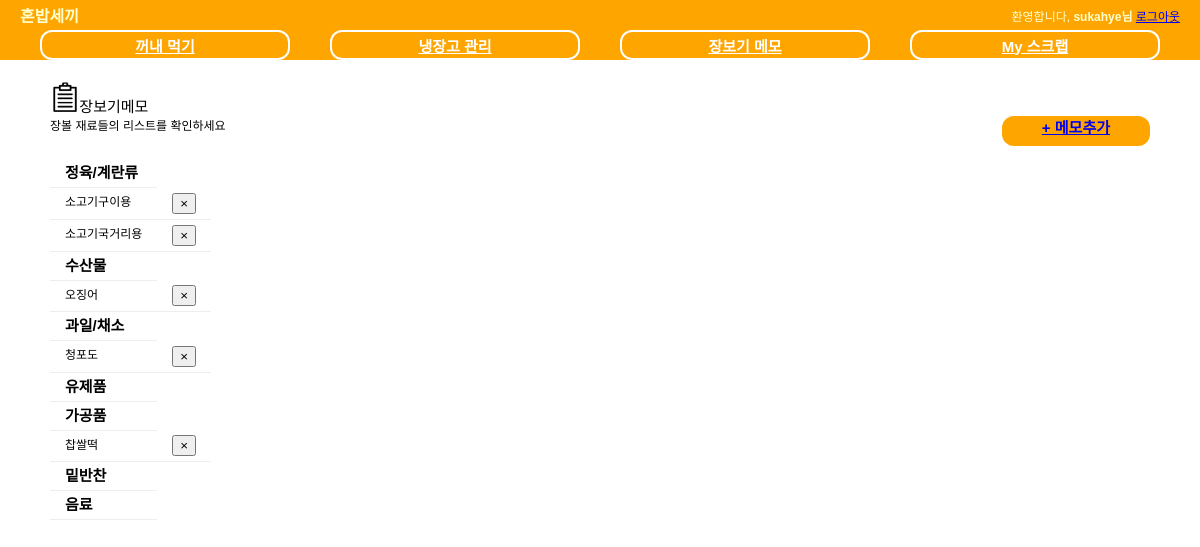
The page /fridge/shopping/ (signed in) on the database its author committed.
### fridge/models.py (models this page shows, shortened)
class ShoppingItem(models.Model):
    owner = models.ForeignKey(User, null=True)
    iteminfo = models.ForeignKey(Ingredient, null=True)
    @staticmethod
    def get_shopping_item(owner):
        user_shopping_list = ShoppingItem.objects.filter(owner=owner)
        shopping_list = {}
        shopping_list['meat'] = user_shopping_list.filter(iteminfo__type=1)
        shopping_list['seafood'] = user_shopping_list.filter(iteminfo__type=2)
        shopping_list['fruit'] = user_shopping_list.filter(iteminfo__type=3)
        shopping_list['grain'] = user_shopping_list.filter(iteminfo__type=4)
        shopping_list['milk'] = user_shopping_list.filter(iteminfo__type=5)
        shopping_list['made'] = user_shopping_list.filter(iteminfo__type=6)
        shopping_list['side'] = user_shopping_list.filter(iteminfo__type=7)
        shopping_list['drink'] = user_shopping_list.filter(iteminfo__type=8)
        return shopping_list

class Ingredient(models.Model):
    ingredientName = models.CharField(max_length=50)
    type = models.IntegerField(default=0)
    category = models.IntegerField(default=0)
    storageMethod = models.IntegerField(default=0)
    unit = models.CharField(max_length=100)
    defaultValue = models.IntegerField(default=0)
    ingredientCode = models.IntegerField(default=0)
    def __str__(self):
        return self.ingredientName

### fridge/views.py (the view, shortened to what this page needs)
# urls.py: url(r'^(?P<pk>[0-9]+)/delete/$', ShoppingList.as_view(), name="delete"),
class ShoppingList(View):
    def get(self, request):
        template_name = 'fridge/shopping_memo.html'
        owner = request.user
        shopping_list = ShoppingItem.get_shopping_item(owner)
        return render(request, template_name, {'meat': shopping_list['meat'],
                                               'seafood': shopping_list['seafood'],
                                               'fruit': shopping_list['fruit'],
                                               'grain': shopping_list['grain'],
                                               'milk': shopping_list['milk'],
                                               'made': shopping_list['made'],
                                               'side': shopping_list['side'],
                                               'drink': shopping_list['drink'],
                                               })

### fridge/templates/fridge/shopping_memo.html (shortened to what this page needs)
{% extends "base.html" %}
{% load staticfiles %}
{% block extrastyle %}{% static "fridge/shopping_memo.css" %}{% endblock %}
{% block content %}
<div id="content">
    <p>
        <span style="font-size:15px;"><img src="{% static 'img/memo.png' %}" style="height:30px;">장보기메모<br></span>
        <span>장볼 재료들의 리스트를 확인하세요</span>
        <span id="addmemo"><a href="{% url 'fridge:adding_shopping' %}">&#43 메모추가</a></span>
    </p>
    <table>
        <tbody>
        <tr class="type"><td>정육/계란류</td></tr>
        <br>
        {% for a in meat %}
            <tr>
                <td>{{ a.iteminfo }}</td>
                <td><form method="POST" action="{% url 'fridge:delete' a.id %}">{% csrf_token %}<input type="submit" value="&times"></form></td>
            </tr>
        {% endfor %}
        <tr class="type"><td>수산물</td></tr>
       {% for a in seafood %}
            <tr>
                <td>{{ a.iteminfo }}</td>
                <td><form method="POST" action="{% url 'fridge:delete' a.id %}">{% csrf_token %}<input type="submit" value="&times"></form></td>
            </tr>
        {% endfor %}
        <tr class="type"><td>과일/채소</td></tr>
        {% for a in fruit %}
            <tr>
                <td>{{ a.iteminfo }}</td>
                <td><form method="POST" action="{% url 'fridge:delete' a.id %}">{% csrf_token %}<input type="submit" value="&times"></form></td>
            </tr>
        {% endfor %}
        <tr class="type"><td>유제품</td></tr>
         <tr class="type"><td>가공품</td></tr>
        {% for a in made %}
            <tr>
                <td>{{ a.iteminfo }}</td>
                <td><form method="POST" action="{% url 'fridge:delete' a.id %}">{% csrf_token %}<input type="submit" value="&times"></form></td>
            </tr>
        {% endfor %}
         <tr class="type"><td>밑반찬</td></tr>
        <tr class="type"><td>음료</td></tr>
        </tbody>
    </table>
</div>
{% endblock %}

### templates/base.html (shortened to what this page needs)
<!DOCTYPE html>
<html lang="ko">
<head>
</head>
{% load staticfiles %}
<link rel="stylesheet" type="text/css" href="{% static "css/base.css" %}" />
<link rel="stylesheet" type="text/css" href="{% block extrastyle %}{% endblock %}"/>
<body>
    <div id="header">
        <h2 class="maintitle">혼밥세끼</h2>
        {% if user.is_active %}
        <h4 class="welcome">환영합니다,
            <strong>{% firstof user.get_short_name user.get_username %}님</strong>
            <a href="{% url 'logout' %}">로그아웃</a>
        </h4>
        {% else %}
        <h4 class="welcome">환영합니다, 게스트 사용자님 /
            <a href="{% url 'login' %}">로그인</a>
            <a href="{% url 'register' %}">회원가입</a>
        </h4>
        {% endif %}
    </div>
    <div id="menu">
        <li><a href ="{% url 'fridge:recommendation' %}">꺼내 먹기</a></li>
        <li><a href ="{% url 'fridge:manage' %}">냉장고 관리</a></li>
        <li><a href ="{% url 'fridge:shopping' %}">장보기 메모</a></li>
        <li><a href ="{% url 'fridge:scrap_list' %}">My 스크랩</a></li>
    </div>
    {% block content %} {% endblock %}
</body>
</html>

### static/css/base.css (style rules this page uses)
body { font-family: "Lucida Grande", Verdana, Arial, sans-serif; font-size: 12px; }
div#header { position: absolute; top: 0px; left: 0px; height: 30px; width:100%; display: table; background: orange; }
div#menu { position: absolute; top:30px; left:0px; height:30px; width: 100%; display: table; table-layout:fixed; border-spacing: 40px 0px; background: orange; font-size: 15px; }
div#content { position: absolute; top:70px; left:50px; right:50px; }
.maintitle { display: table-cell; vertical-align: middle; padding-left:20px; color: #ffc; font-weight: bold; font-size: 16px; }
.welcome { display:table-cell; vertical-align: middle; text-align: right; padding-right: 20px; color: #ffc; font-weight: normal; font-size: 12px; }
div#menu a:link, div#menu a:visited { color: white; }
div#menu >li { display: table-cell; vertical-align: middle; border: 2px solid white; border-radius: 12px; text-align: center; font-weight: bold; text-decoration:none; }
table { border-collapse: collapse; }
td, th { line-height: 18px; border-bottom: 1px solid #eee; vertical-align: top; padding: 5px 15px; font-family: "Lucida Grande", Verdana, Arial, sans-serif; }

### fridge/static/fridge/shopping_memo.css (style rules this page uses)
span#addmemo { float:right; display: absolute; top:30px; left:0px; height:30px; display: table; table-layout:fixed; border-spacing: 40px 0px; background: orange; font-size: 15px; vertical-align: middle; border-radius: 12px; text-align: center; font-weight: bolder; text-decoration: none; }
tr.type { font-size: 15px; font-weight: bold; }

### rows shown on the page
ShoppingItem: iteminfo "소고기구이용"
ShoppingItem: iteminfo "소고기국거리용"
ShoppingItem: iteminfo "오징어"
ShoppingItem: iteminfo "청포도"
ShoppingItem: iteminfo "찹쌀떡"
